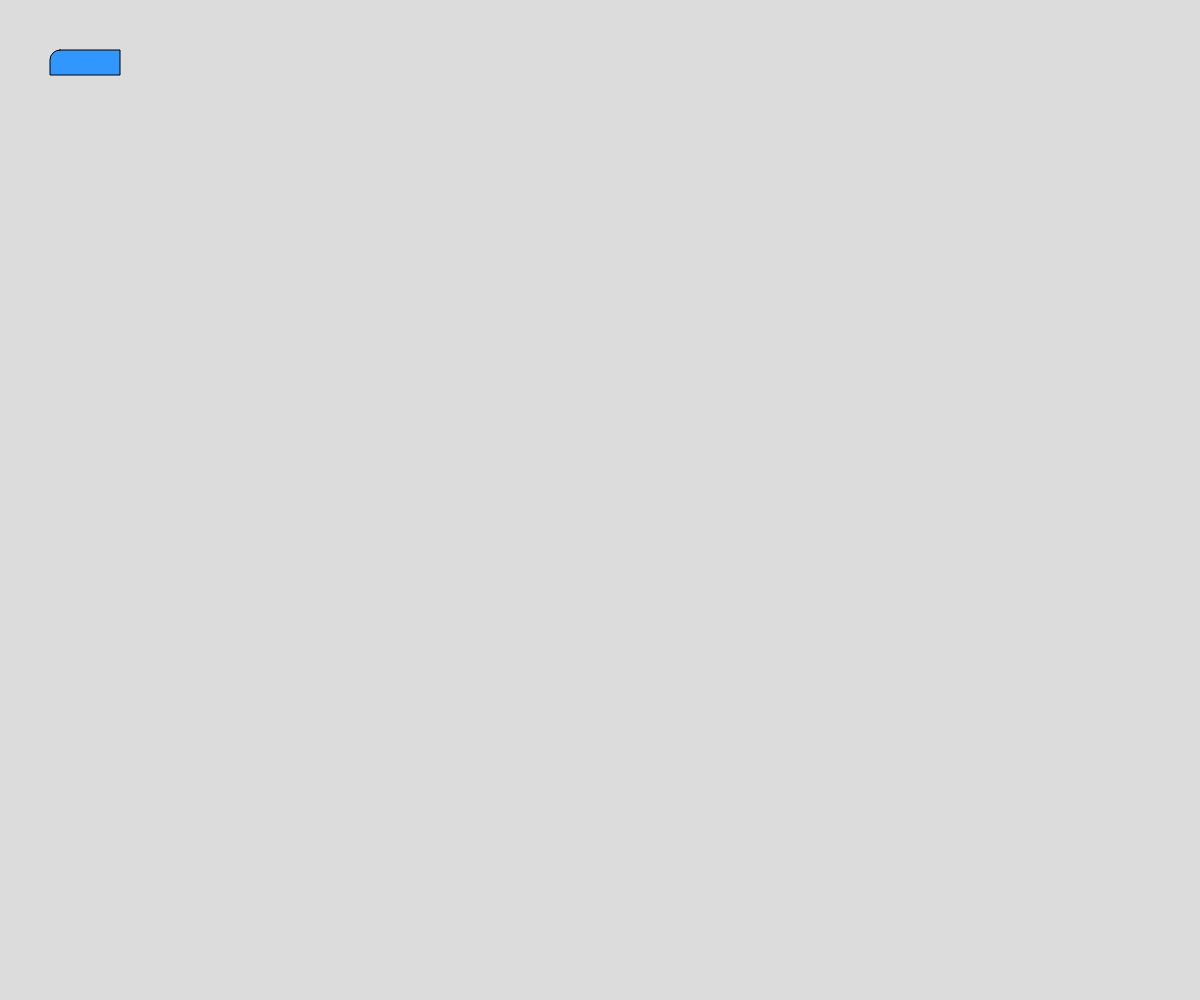
Frame 1 (no input)
Frame 60 (no input): identical to frame 1, image omitted
Frame 120 (the mouse pressed at the canvas centre since frame 60): identical to frame 1, image omitted

The p5.js sketch that drew this single still picture (run headless with seeded random() and noise() and a simulated clock; from frame 60 on, the mouse is pressed at the canvas centre):

// p5.js sketch
// ── sketch.js
// Drawing Challenge
// Mr. Scott
// Sept 13, 2024
//

let rX = 50; let rY = 50;

function setup() {
  createCanvas(windowWidth, windowHeight);
}

function draw() {
  background(220);

  //moving rectangle
  if (keyIsPressed) {   //[alt] [shift] f   (format)
    if (key === "a") {
      rY += 10;  //rY = rY + 10;
      if (rY > height) rY = 0;
    }
  }

  fill(50, 150, 255);
  rect(rX, rY, 70, 25, 10, 0);
}

function keyPressed(){
  //don't call this function! (it's automatic)
  if(keyCode===DOWN_ARROW){ //40
    rY += 100;
  }
}
